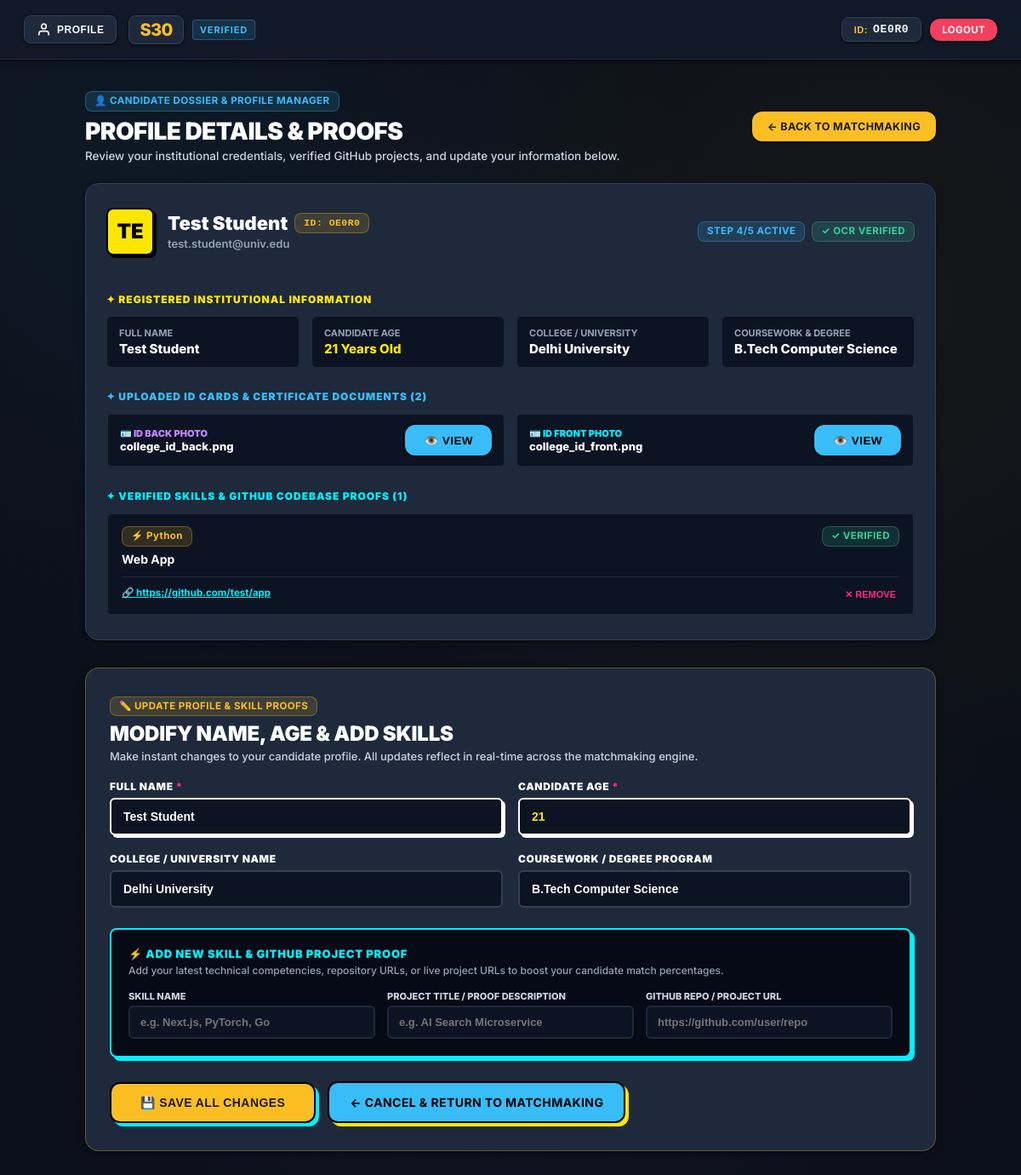
Page /candidate/profile (signed in) on the earlier database version.
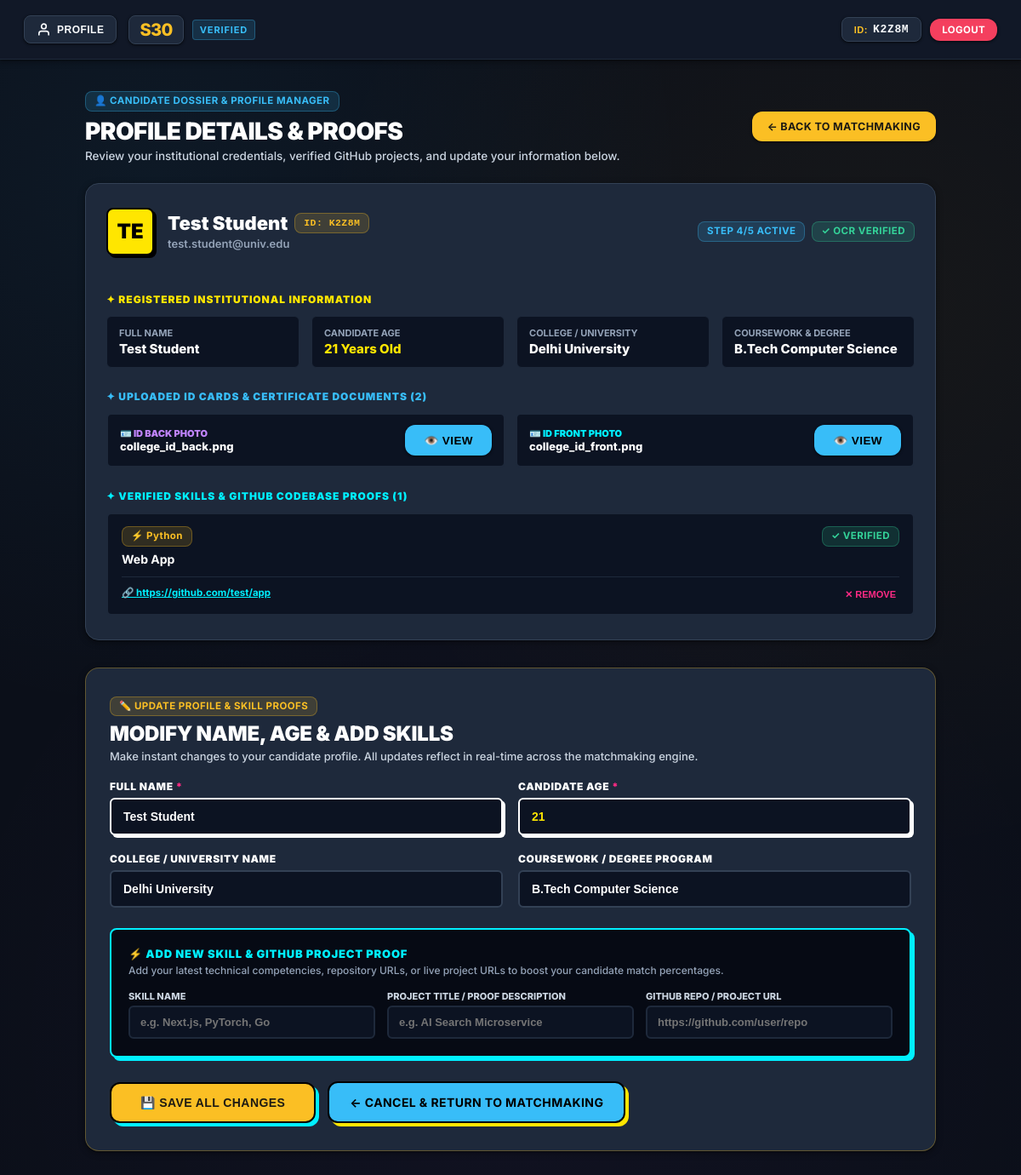
Same page on the later database version.
### tables this page shows
CREATE TABLE users (
        id INTEGER PRIMARY KEY AUTOINCREMENT,
        user_code TEXT UNIQUE NOT NULL,
        full_name TEXT NOT NULL,
        email TEXT UNIQUE NOT NULL,
        gender TEXT DEFAULT 'Male',
        age INTEGER DEFAULT 20,
        password_hash TEXT NOT NULL,
        school TEXT,
        coursework TEXT,
        step INTEGER DEFAULT 1,
        pdf_status TEXT DEFAULT 'DONE',
        manual_status TEXT DEFAULT 'IN PROGRESS',
        career_intent TEXT DEFAULT 'both',
        is_banned INTEGER DEFAULT 0,
        ban_reason TEXT,
        created_at TIMESTAMP DEFAULT CURRENT_TIMESTAMP
    , email_verified INTEGER DEFAULT 0);

CREATE TABLE user_documents (
        id INTEGER PRIMARY KEY AUTOINCREMENT,
        user_id INTEGER NOT NULL,
        doc_category TEXT DEFAULT 'certificate',
        filename TEXT NOT NULL,
        original_name TEXT NOT NULL,
        file_size INTEGER NOT NULL,
        file_type TEXT,
        ai_score REAL DEFAULT 0.05,
        ai_recommendation TEXT DEFAULT 'LOW_RISK',
        ai_notes TEXT DEFAULT 'Passed automated provenance and pixel pattern check.',
        review_status TEXT DEFAULT 'PENDING',
        uploaded_at TIMESTAMP DEFAULT CURRENT_TIMESTAMP,
        FOREIGN KEY (user_id) REFERENCES users (id) ON DELETE CASCADE
    );

CREATE TABLE user_skills (
        id INTEGER PRIMARY KEY AUTOINCREMENT,
        user_id INTEGER NOT NULL,
        skill_name TEXT NOT NULL,
        project_name TEXT NOT NULL,
        project_url TEXT,
        status TEXT DEFAULT 'VERIFIED',
        created_at TIMESTAMP DEFAULT CURRENT_TIMESTAMP,
        FOREIGN KEY (user_id) REFERENCES users (id) ON DELETE CASCADE
    );

### app.py (the view, shortened to what this page needs)
@app.route("/profile/edit", methods=["GET", "POST"])
@app.route("/candidate/profile", methods=["GET", "POST"])
def edit_profile():
    user = get_current_user()
    if not user:
        return redirect(url_for("login_page"))
    conn = database.get_db_connection()
    success_msg = None
    error_msg = None
    user_row = conn.execute("SELECT * FROM users WHERE id = ?", (user["id"],)).fetchone()
    skills = conn.execute("SELECT * FROM user_skills WHERE user_id = ? ORDER BY id ASC", (user["id"],)).fetchall()
    docs = conn.execute("SELECT * FROM user_documents WHERE user_id = ? ORDER BY id DESC", (user["id"],)).fetchall()
    conn.close()
    user_dict = dict(user_row) if user_row else dict(user)
    skills_list = [dict(s) for s in skills]
    docs_list = [dict(d) for d in docs]
    return render_template(
        "edit_profile.html",
        user=user_dict,
        skills=skills_list,
        documents=docs_list,
        success=success_msg,
        error=error_msg
    )

### templates/edit_profile.html (shortened to what the changed rows need)
{% extends "base.html" %}
{% block content_wrapper %}
<main style="max-width: 1040px; width: 100%; margin: 36px auto 70px auto; padding: 0 20px; position: relative; z-index: 2;">
  <div style="display: flex; justify-content: space-between; align-items: center; margin-bottom: 24px; flex-wrap: wrap; gap: 14px;">
    <div>
      <h1 style="font-size: 28px; font-weight: 900; color: #ffffff; text-transform: uppercase; letter-spacing: -0.02em; margin: 0;">
        Profile Details & Proofs
      </h1>
    </div>
  </div>
  <div class="neo-card" style="padding: 28px 24px; margin-bottom: 32px; background: #090f1d; border: 3px solid #ffffff; box-shadow: 8px 8px 0px #00f0ff;">
    <div style="display: flex; align-items: center; justify-content: space-between; border-bottom: 2px solid #1e293b; padding-bottom: 20px; margin-bottom: 22px; flex-wrap: wrap; gap: 14px;">
      <div style="display: flex; align-items: center; gap: 16px;">
        <div style="width: 56px; height: 56px; border-radius: 8px; background: #FFE600; border: 2.5px solid #000000; display: flex; align-items: center; justify-content: center; color: #000000; font-size: 24px; font-weight: 900; box-shadow: 3px 3px 0px #000000; flex-shrink: 0;">
          {{ user.full_name[:2].upper() if user.full_name else 'JA' }}
        </div>
        <div>
          <div style="display: flex; align-items: center; gap: 8px; flex-wrap: wrap;">
            <h2 style="font-size: 22px; font-weight: 900; color: #ffffff; margin: 0;">{{ user.full_name }}</h2>
            <span class="neo-badge neo-badge-yellow" style="font-family: monospace; font-size: 12px; padding: 2px 8px;">
              ID: {{ user.user_code }}
            </span>
          </div>
          <div style="font-size: 13px; color: #94a3b8; margin-top: 3px; font-weight: 600;">
            {{ user.email }}
          </div>
        </div>
      </div>
      <div style="display: flex; gap: 8px; flex-wrap: wrap;">
        <span class="neo-badge neo-badge-cyan">STEP {{ user.step or 4 }}/5 ACTIVE</span>
        <span class="neo-badge neo-badge-green">✓ OCR VERIFIED</span>
      </div>
    </div>
    <div style="margin-bottom: 26px;">
      <div style="display: grid; grid-template-columns: repeat(auto-fit, minmax(220px, 1fr)); gap: 14px;">
        <div style="background: #0c1322; border: 1.5px solid #1e293b; border-radius: 6px; padding: 12px 14px;">
          <div style="font-size: 11px; color: #94a3b8; font-weight: 700; text-transform: uppercase;">Full Name</div>
          <div style="font-size: 15px; color: #ffffff; font-weight: 800; margin-top: 2px;">{{ user.full_name }}</div>
        </div>
        <div style="background: #0c1322; border: 1.5px solid #1e293b; border-radius: 6px; padding: 12px 14px;">
          <div style="font-size: 11px; color: #94a3b8; font-weight: 700; text-transform: uppercase;">Candidate Age</div>
          <div style="font-size: 15px; color: #FFE600; font-weight: 800; margin-top: 2px;">{{ user.age or 20 }} Years Old</div>
        </div>
        <div style="background: #0c1322; border: 1.5px solid #1e293b; border-radius: 6px; padding: 12px 14px;">
          <div style="font-size: 11px; color: #94a3b8; font-weight: 700; text-transform: uppercase;">College / University</div>
          <div style="font-size: 15px; color: #ffffff; font-weight: 800; margin-top: 2px;">{{ user.school or 'Delhi University' }}</div>
        </div>
        <div style="background: #0c1322; border: 1.5px solid #1e293b; border-radius: 6px; padding: 12px 14px;">
          <div style="font-size: 11px; color: #94a3b8; font-weight: 700; text-transform: uppercase;">Coursework & Degree</div>
          <div style="font-size: 15px; color: #ffffff; font-weight: 800; margin-top: 2px;">{{ user.coursework or 'B.Tech Computer Science' }}</div>
        </div>
      </div>
    </div>
    <div style="margin-bottom: 26px;">
      {% if documents %}
      <div style="display: grid; grid-template-columns: repeat(auto-fit, minmax(260px, 1fr)); gap: 12px;">
        {% for d in documents %}
        <div style="background: #0c1322; border: 2px solid #1e293b; border-radius: 6px; padding: 12px 14px; display: flex; justify-content: space-between; align-items: center; gap: 8px;">
          <div style="min-width: 0;">
            <div style="font-size: 11px; font-weight: 900; color: {% if d.doc_category == 'id_front' %}#00f0ff{% elif d.doc_category == 'id_back' %}#c084fc{% else %}#FFE600{% endif %}; text-transform: uppercase;">
              {% if d.doc_category == 'id_front' %}🪪 ID Front Photo{% elif d.doc_category == 'id_back' %}🪪 ID Back Photo{% else %}📜 Certificate{% endif %}
            </div>
            <div style="font-size: 13px; font-weight: 800; color: #ffffff; white-space: nowrap; overflow: hidden; text-overflow: ellipsis; max-width: 170px;" title="{{ d.original_name }}">
              {{ d.original_name }}
            </div>
          </div>
          <button type="button" class="neo-btn neo-btn-cyan" style="padding: 4px 10px; font-size: 11px; flex-shrink: 0;" onclick="openMediaPreview('{{ d.original_name }}', '/documents/view/{{ d.filename }}', '{{ d.doc_category }}', 'Verified Credential')">
            <span>👁️ VIEW</span>
          </button>
        </div>
        {% endfor %}
      </div>
      {% else %}
      <div style="background: #0c1322; border: 1.5px dashed #334155; border-radius: 6px; padding: 14px; text-align: center; color: #94a3b8; font-size: 12.5px;">
        No documents attached to profile yet.
      </div>
      {% endif %}
    </div>
    <div>
      {% if skills %}
      <div style="display: grid; grid-template-columns: repeat(auto-fit, minmax(280px, 1fr)); gap: 14px;">
        {% for s in skills %}
        <div style="background: #0c1322; border: 2px solid #1e293b; border-radius: 6px; padding: 14px 16px; display: flex; flex-direction: column; justify-content: space-between; gap: 8px;">
          <div>
            <div style="display: flex; justify-content: space-between; align-items: center; margin-bottom: 6px;">
              <span class="neo-badge neo-badge-yellow" style="font-size: 11px; font-weight: 900;">
                ⚡ {{ s.skill_name }}
              </span>
              <span class="neo-badge neo-badge-green" style="font-size: 10px;">
                ✓ {{ s.status or 'VERIFIED' }}
              </span>
            </div>
            <strong style="font-size: 14px; color: #ffffff; display: block;">{{ s.project_name }}</strong>
          </div>
          {% if s.project_url %}
          <div style="display: flex; align-items: center; justify-content: space-between; margin-top: 4px; border-top: 1px solid #1e293b; padding-top: 8px;">
            <a href="{{ s.project_url }}" target="_blank" rel="noopener noreferrer" style="color: #00f0ff; font-size: 11.5px; font-weight: 700; text-decoration: underline; white-space: nowrap; overflow: hidden; text-overflow: ellipsis; max-width: 220px;">
              🔗 {{ s.project_url }}
            </a>
            <form method="POST" action="{{ url_for('edit_profile') }}" style="margin: 0;" onsubmit="return confirm('Remove {{ s.skill_name }} from your profile?');">
              <button type="submit" style="background: none; border: none; color: #ff2a85; font-size: 11px; font-weight: 800; cursor: pointer; padding: 2px 4px;" title="Delete this skill">
                ✕ REMOVE
              </button>
            </form>
          </div>
          {% endif %}
        </div>
        {% endfor %}
      </div>
      {% else %}
      <div style="background: #0c1322; border: 1.5px dashed #334155; border-radius: 6px; padding: 18px; text-align: center; color: #94a3b8; font-size: 13px;">
        No skills added yet. Use the update form below to add your first verified skill!
      </div>
      {% endif %}
    </div>
  </div>
  <div class="neo-card-yellow" style="padding: 32px 28px; background: #090f1d; border: 3.5px solid #FFE600; box-shadow: 8px 8px 0px #FFE600;">
    <div style="margin-bottom: 20px;">
      <h2 style="font-size: 24px; font-weight: 900; color: #ffffff; text-transform: uppercase; letter-spacing: -0.01em; margin: 0;">
        Modify Name, Age & Add Skills
      </h2>
    </div>
    <form method="POST" action="{{ url_for('edit_profile') }}">
      <div style="display: grid; grid-template-columns: repeat(auto-fit, minmax(280px, 1fr)); gap: 18px; margin-bottom: 20px;">
        <div>
          <label style="display: block; font-size: 12px; font-weight: 900; color: #ffffff; text-transform: uppercase; letter-spacing: 0.05em; margin-bottom: 6px;">
            Full Name <span style="color: #ff2a85;">*</span>
          </label>
          <input
            type="text"
            name="full_name"
            value="{{ user.full_name }}"
            required
            style="width: 100%; box-sizing: border-box; background: #0c1322; border: 2.5px solid #ffffff; border-radius: 6px; padding: 12px 14px; font-size: 14px; font-weight: 800; color: #ffffff; box-shadow: 3px 3px 0px #ffffff; outline: none;"
          >
        </div>
        <div>
          <label style="display: block; font-size: 12px; font-weight: 900; color: #ffffff; text-transform: uppercase; letter-spacing: 0.05em; margin-bottom: 6px;">
            Candidate Age <span style="color: #ff2a85;">*</span>
          </label>
          <input
            type="number"
            name="age"
            value="{{ user.age or 20 }}"
            min="15"
            max="99"
            required
            style="width: 100%; box-sizing: border-box; background: #0c1322; border: 2.5px solid #ffffff; border-radius: 6px; padding: 12px 14px; font-size: 14px; font-weight: 800; color: #FFE600; box-shadow: 3px 3px 0px #ffffff; outline: none;"
          >
        </div>
      </div>
      <div style="display: grid; grid-template-columns: repeat(auto-fit, minmax(280px, 1fr)); gap: 18px; margin-bottom: 24px;">
        <div>
          <label style="display: block; font-size: 12px; font-weight: 900; color: #ffffff; text-transform: uppercase; letter-spacing: 0.05em; margin-bottom: 6px;">
            College / University Name
          </label>
          <input
            type="text"
            name="school"
            value="{{ user.school or '' }}"
            placeholder="e.g. Delhi University / IIT"
            style="width: 100%; box-sizing: border-box; background: #0c1322; border: 2px solid #334155; border-radius: 6px; padding: 12px 14px; font-size: 14px; font-weight: 700; color: #ffffff; outline: none;"
          >
        </div>
        <div>
          <label style="display: block; font-size: 12px; font-weight: 900; color: #ffffff; text-transform: uppercase; letter-spacing: 0.05em; margin-bottom: 6px;">
            Coursework / Degree Program
          </label>
          <input
            type="text"
            name="coursework"
            value="{{ user.coursework or '' }}"
            placeholder="e.g. B.Tech Computer Science"
            style="width: 100%; box-sizing: border-box; background: #0c1322; border: 2px solid #334155; border-radius: 6px; padding: 12px 14px; font-size: 14px; font-weight: 700; color: #ffffff; outline: none;"
          >
        </div>
      </div>
    </form>
  </div>
</main>
{% endblock %}

### templates/base.html (shortened to what this page needs)
<!DOCTYPE html>
<html lang="en">
<head>
  <link rel="stylesheet" href="{{ url_for('static', filename='css/style.css') }}?v=3.0">
</head>
<body>
  <header class="s30-navbar">
    <div class="s30-nav-container">
      {% set logged_user = user if user else current_user %}
      {% set is_dashboard_page = request.endpoint in ['candidate_home', 'signup_analysis', 'edit_profile', 'team_create', 'team_manage', 'mailbox', 'find_teams'] %}
      <div style="display: flex; align-items: center; gap: 14px;">
        {% if is_dashboard_page and logged_user and logged_user.user_code %}
        <button id="s30-profile-menu-btn" class="s30-profile-trigger-btn" aria-label="Open Profile and Navigation Menu" title="Open Profile & Navigation Menu" style="position: relative;">
          <span class="s30-profile-trigger-icon">
            <svg viewBox="0 0 24 24" fill="none" stroke="currentColor" stroke-width="2.3" stroke-linecap="round" stroke-linejoin="round" style="width: 17px; height: 17px;">
              <path d="M20 21v-2a4 4 0 0 0-4-4H8a4 4 0 0 0-4 4v2"></path>
              <circle cx="12" cy="7" r="4"></circle>
            </svg>
          </span>
          <span class="s30-profile-trigger-text">PROFILE</span>
        </button>
        {% endif %}
        <a href="{{ url_for('landing_page') }}" class="s30-brand">
          <span class="s30-logo-badge">S30</span>
          <span class="s30-brand-sub">VERIFIED</span>
        </a>
      </div>
      <div class="s30-nav-actions" style="display: flex; align-items: center; gap: 12px;">
        {% if logged_user and logged_user.user_code %}
          <div style="display: flex; align-items: center; gap: 10px;">
            <button id="s30-id-badge-btn" class="s30-profile-trigger-btn" style="position: relative; padding: 6px 14px !important; gap: 6px !important; background: var(--md-sys-color-surface-container) !important; cursor: pointer !important; border: 1px solid var(--md-sys-color-outline) !important; border-radius: var(--md-shape-sm) !important; box-shadow: var(--md-elevation-1) !important;" title="Click to view candidate passport menu">
              <span style="font-size: 11px; font-weight: 800; color: var(--md-sys-color-primary); text-transform: uppercase; letter-spacing: 0.05em;">ID:</span>
              <span style="font-family: monospace; font-size: 13px; font-weight: 800; color: var(--s30-text-primary); letter-spacing: 0.05em;">{{ logged_user.user_code }}</span>
            </button>
            <a href="{{ url_for('user_logout') }}" class="neo-btn neo-btn-pink" style="padding: 6px 14px !important; font-size: 11.5px !important;">
              LOGOUT
            </a>
          </div>
        {% endif %}
      </div>
    </div>
  </header>
  {% block content_wrapper %}{% endblock %}
</body>
</html>

Differences in the rows shown:
changed users "TE": user_code "OE0R0" → "K2Z8M"
